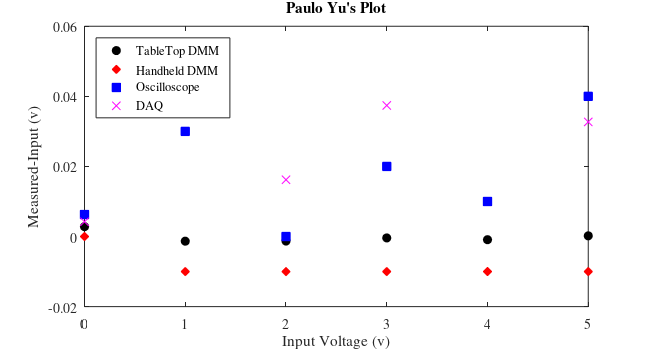
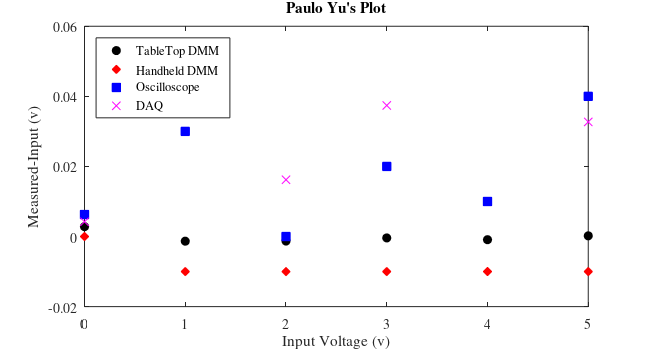

These figures' MATLAB source, in order:
% This is a genric program to generate plots for Lab#4
% Date: July 19th
% Dr. Vibhav Durgesh
% Rev 0.0
% This is basic program to plot the data.
%%%%%%%%%%%%%%%%%%%%%%%%%%%%%%%%%%%%%%%%%%%%%%%%%%%%%%%%%%%%%%%%%%%%%%%%%%%
clear all
close all
clc

% Make sure to add the data from your experiment 
Input = [0 1 2 3 4 5]; % Volts from power supply
TableTopDMM = [0.00282 0.99867 1.9987 2.9996 3.9991 5.0002]; % Volt read from table top DMM
HandHeldDMM = [0 0.99 1.99 2.99 3.99 4.99]; % Volt read from handheld DMM
Oscilloscope = [0.00627 1.03 2.00 3.02 4.01 5.04]; % Volt read from oscilloscope
DAQMatlab = [0.0042 1.0774 2.0162 3.0374 4.0904 5.0327]; % Volt read from Matlab DAQ program

%% Difference in Voltage Measurements

TTDMM = TableTopDMM-Input;
HHDMM = HandHeldDMM-Input;
Oscope = Oscilloscope-Input;
DAQ = DAQMatlab - Input;

% Generating figure with specific size
figure(1)
set(gcf,'unit','inches','position',[0.50 0.50 6.50 3.50],...
        'defaultaxesfontsize',10,'defaultaxesfontname','times');
% Plotting data
plot(Input, TTDMM,'ko','markerfacecolor','k');hold on
plot(Input, HHDMM,'rd','markerfacecolor','r')
plot(Input, Oscope,'bs','markerfacecolor','b')
plot(Input, DAQ, 'mx')
ylim([-0.02 0.06])
xlabel('Input Voltage (v)')
ylabel('Measured-Input (v)')
legend('TableTop DMM','Handheld DMM','Oscilloscope','DAQ','location','northwest')
title('Paulo Yu''s Plot')

% % % Saving the files in png and pdf format
figName = ['Firstname_Lastname_Exp04_Part1'];
set(gcf,'PaperPositionMode','auto')
print(figName,'-dpng','-r600')
set(gcf,'PaperUnits','inches','Units','inches');
figpos = get(gcf,'Position');
set(gcf,'PaperSize',figpos(3:4),'Units','inches');
print(figName,'-dpdf','-r600')
